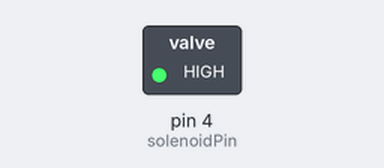
A sketch run on a simulated Arduino Uno, built with avr-gcc and run on an emulated ATmega328P. Shown: switched loads named in the sketch (green lamp = pin HIGH).

Above: at 0.12 s.
At 5.2 s:
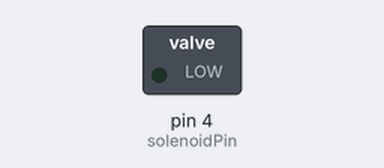
Timing chart, 0 to 13.3 s (numbered marks = the images above):
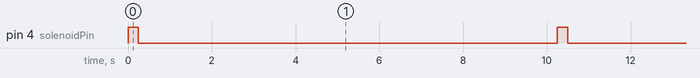

Measured:
- by itself, pin 4 (solenoidPin): alternates HIGH for 0.25 s and LOW for 10.0 s

The sketch:

solenoid_test.ino
```cpp
int solenoidPin = 4;                    //This is the output pin on the Arduino

void setup()
{
  pinMode(solenoidPin, OUTPUT);          //Sets that pin as an output
}

void loop()
{
  digitalWrite(solenoidPin, HIGH);      //Switch Solenoid ON
  delay(250);                          //Wait 1 Second
  digitalWrite(solenoidPin, LOW);       //Switch Solenoid OFF
  delay(10000);                          //Wait 1 Second
}
```
